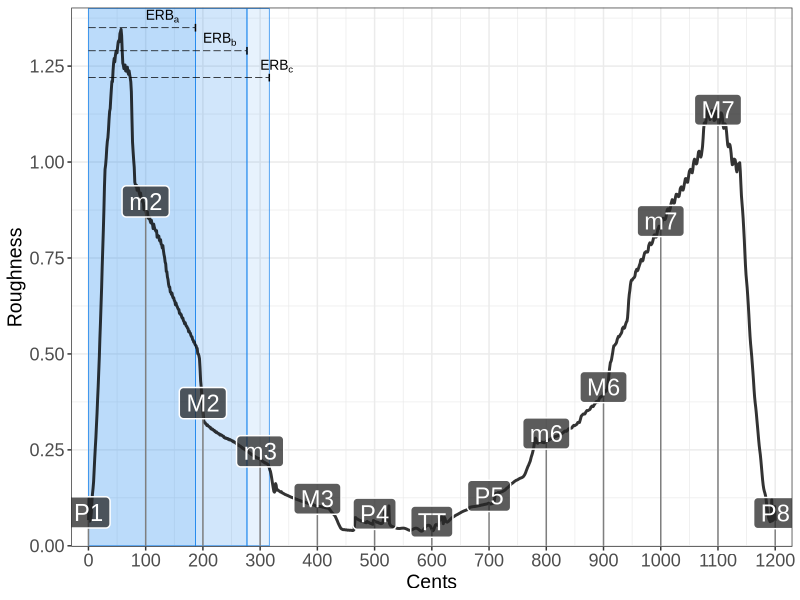

Generate this figure with R:
# Figure_1.R
# T. Eerola, 22 May 2020

## 1. INITIALISE: SET PATH, CLEAR MEMORY AND LOAD LIBRARIES-------
library(ggplot2)

## SET GRAPHICS PARAMS ------------------------
plsize <- 0.40 # errorbar line width
theme_fs <- function(fs=18){
  tt <- theme(axis.text = element_text(size=fs-1, colour=NULL)) + 
    theme(legend.text = element_text(size=fs, colour=NULL)) + 
    theme(legend.title = element_text(size=fs, colour=NULL)) + 
    theme(axis.title = element_text(size=fs, colour=NULL)) + 
    theme(legend.text = element_text(size=fs, colour=NULL))
  return <- tt
}
custom_theme_size <- theme_fs(14)

## 2. READ DATA --------------
RW <- read.csv('Wang_results.csv',header = T)
L<-read.csv('cents_and_interval_labels.txt',header = TRUE,sep = )
Cent<-seq(0,1200,by=1)
df <- data.frame(RW=RW$x,Cent)
rm(Cent)

## LABEL INTERVALS -------------
IV<-c("P1","m2","M2","m3","M3","P4","TT","P5","m6","M6","m7","M7","P8")
IVC<-c(seq(0,1200,by=100))
IVratio<-c(1/1,16/15,9/8,6/5,5/4,4/3,45/32,3/2,8/5,5/3,16/9,15/8,2/1)
IVratioC<-c('1/1','16/15','9/8','6/5','5/4','4/3','45/32','3/2','8/5','5/3','16/9','15/8','2/1')
IVynudge<-c(0.08,0.08,0.08,0.08,0.08,0.08,0.08,0.08,0.08,0.08,0.08,0.08,0.08)+0.04

IV_df<-data.frame(IV,IVratio,IVratioC,IVynudge,IVC)
head(IV_df)

df$IV<-NA
df$IVC<-NA
df$IVCN<-NA
for (k in 1:13) {
  ind<-which(df$Cent==IV_df$IVC[k])
  df$IV[ind]<-as.character(IV_df$IV[k])
  df$IVC[ind]<-as.character(IV_df$IVratioC[k])
  df$IVCN[ind]<-IV_df$IVynudge[k]
}
table(df$IV)
head(df)  

tmp<-seq(246.9,(246.9*2),length.out = 1201)
df$Hz<-tmp

# UB is lower boundary of ERB in CENTS!
UB<-c(187,277,316)
UB_index <- round(UB)

## PLOT ------------------------------------------------
g1<-ggplot(df,aes(x=Cent, y=RW,label=IV))+ 
  annotate("rect", xmin = UB_index[2], xmax = UB_index[3], ymin = 0, ymax = 1.4,  alpha = .1,fill='dodgerblue2',colour='dodgerblue2',size=0.25)+
  annotate("rect", xmin = UB_index[1], xmax = UB_index[2], ymin = 0, ymax = 1.4,  alpha = .2,fill='dodgerblue2',colour='dodgerblue2',size=0.25)+
  annotate("rect", xmin = 0, xmax = UB_index[1], ymin = 0, ymax = 1.4,alpha = .3,fill='dodgerblue2',colour='dodgerblue2',size=0.25)+
  geom_line(size=1.0,colour="black",alpha=0.80)+
  theme_bw()+
  xlab('Cents')+
  ylab('Roughness')+
  scale_x_continuous(limits = c(0,1200),breaks = seq(0,1200,by=100),expand = c(0.025,0.025))+
  scale_y_continuous(breaks = seq(0,1.40,by=0.25),expand = c(0.001,0.001),limits = c(0,1.40))+
  custom_theme_size+
  annotate("text", x = 100, y = 1.38,label = "ERB[a]",family = "Arial",parse=TRUE,size=3.5,hjust=0)+
  annotate("segment", x = 0, xend = UB_index[1], y = 1.35, yend = 1.35, linetype='longdash',size=0.25)+
  annotate("segment", x = UB_index[1], xend = UB_index[1], y = 1.35, yend = 1.34)+
  annotate("segment", x = UB_index[1], xend = UB_index[1], y = 1.35, yend = 1.36)+
  annotate("text", x = 200, y = 1.32,label = "ERB[b]",family = "Arial",parse=TRUE,size=3.5,hjust=0)+
  annotate("segment", x = 0, xend = UB_index[2], y = 1.29, yend = 1.29, linetype='longdash',size=0.25)+
  annotate("segment", x = UB_index[2], xend = UB_index[2], y = 1.29, yend = 1.28)+
  annotate("segment", x = UB_index[2], xend = UB_index[2], y = 1.29, yend = 1.30)+
  annotate("text", x = 300, y = 1.25,label = "ERB[c]",family = "Arial",parse=TRUE,size=3.5,hjust=0)+
  annotate("segment", x = 0, xend = UB_index[3], y = 1.22, yend = 1.22, linetype='longdash',size=0.25)+
  annotate("segment", x = UB_index[3], xend = UB_index[3], y = 1.22, yend = 1.21)+
  annotate("segment", x = UB_index[3], xend = UB_index[3], y = 1.22, yend = 1.23)+
  annotate('segment', x = df$Cent[!is.na(df$IV)], xend = df$Cent[!is.na(df$IV)], y = 0, yend = df$RW[!is.na(df$IV)],colour='gray50')+
  geom_label(nudge_y = +.02,na.rm = TRUE,label.size = .5,alpha=0.75,fill='gray15',colour='white',hjust=0.5,family = "Arial",size=6)+
  theme(text = element_text(family = "Arial"))

## SAVE ------------------------
#ggsave(filename = 'Figure1.pdf',g1,device = 'pdf',width = 8,height = 5)
print(g1)
